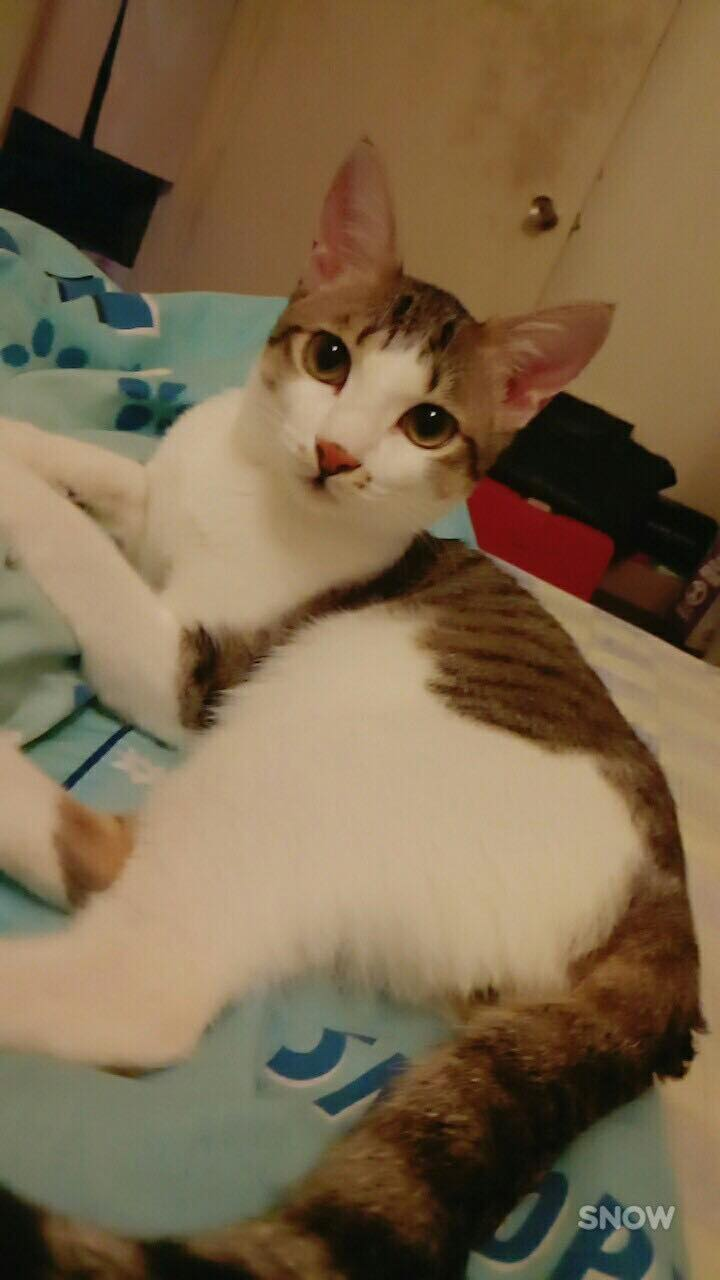
#> input picture osa.jpg, 720 x 1280 px
$ jupyter execute 20180320.ipynb   (older library calls are emulated)
#> lines starting #> are read from the running program, lines starting #| are printed output that depends on the picture
[cell 1]
from skimage import io#,util
#import matplotlib.pyplot as plt

img1=io.imread('osa.jpg',as_grey=True)
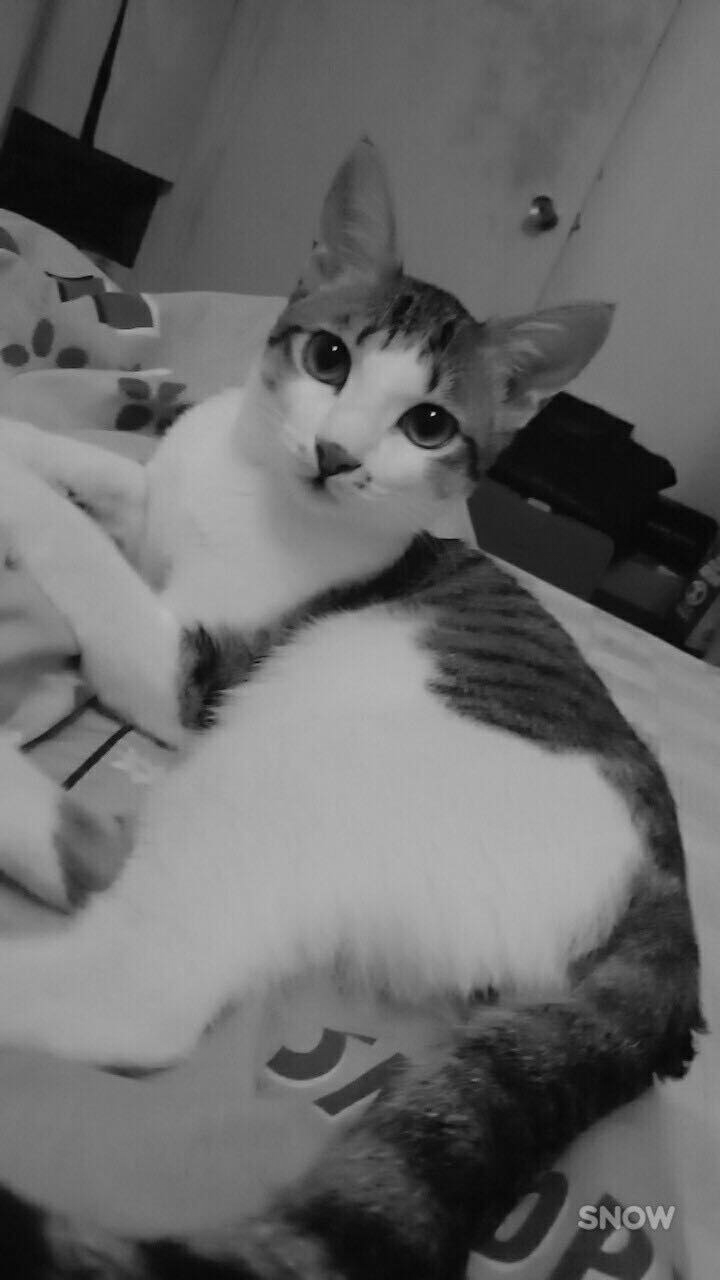
#> img1: shape (1280, 720) float64; min 0, max 0.869, mean 0.413
#img2=util.img_as_ubyte(img1)

print(type(img1))
#| <class 'numpy.ndarray'>
print(img1.shape)
#| (1280, 720)
io.imshow(img1)

#plt.figure()
#io.imshow(img2)
io.show()


$ run again, with gommon2.png saved as osa.jpg
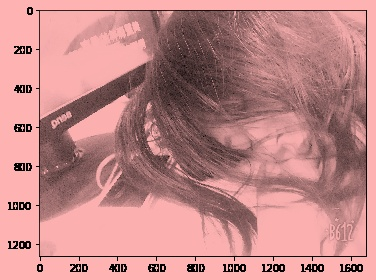
#> input picture gommon2.png, 376 x 280 px
#> `img1=io.imread('osa.jpg',as_grey=True)`:
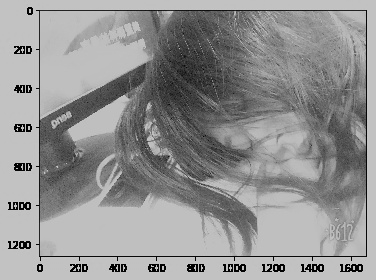
#> img1: shape (280, 376) float64; min 0, max 0.804, mean 0.577
#| <class 'numpy.ndarray'>
#| (280, 376)
